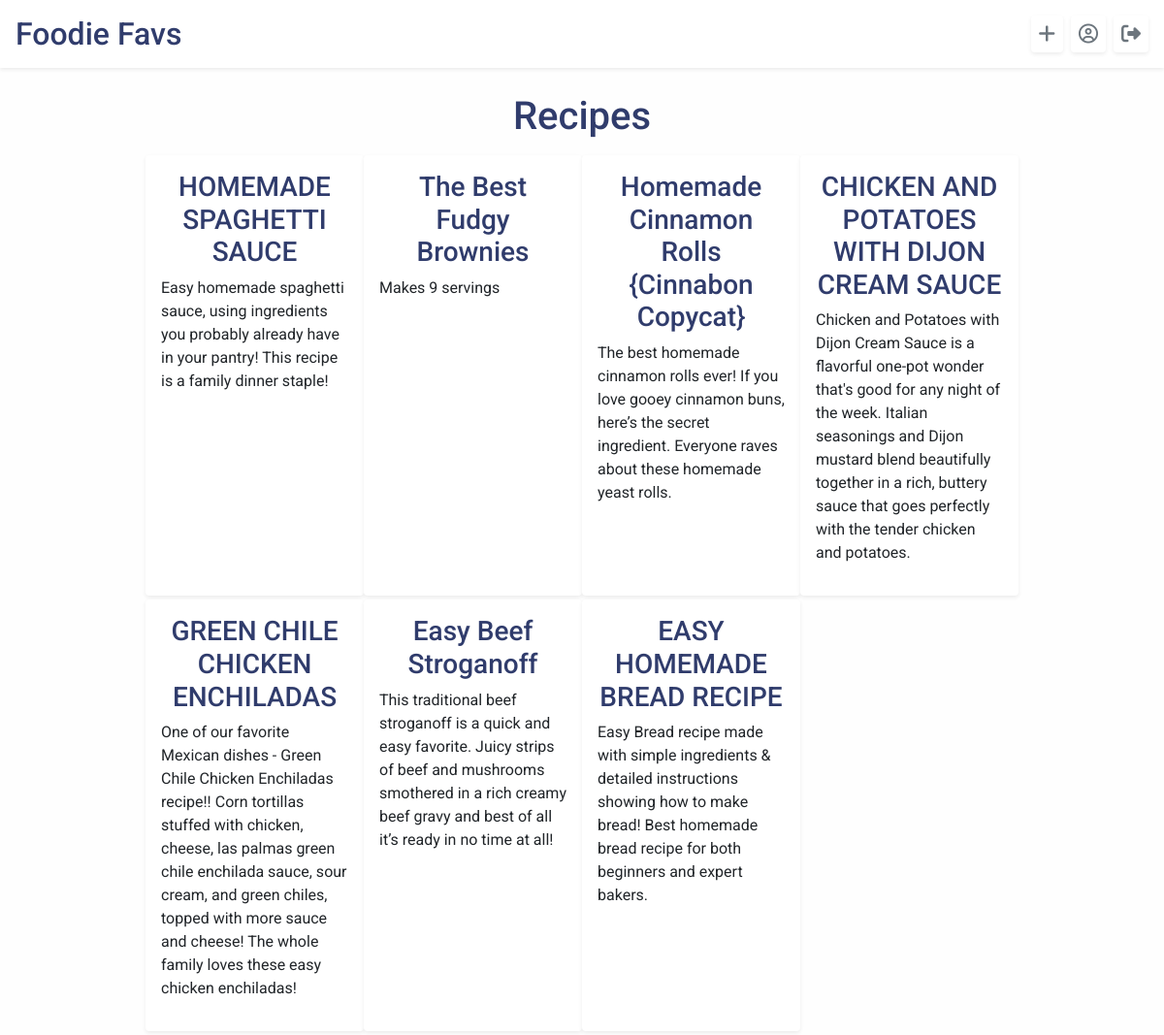
Page /home/ (signed in) on the committed database.
### foodie_app/models.py (models this page shows)
class Recipe(models.Model):
    name = models.CharField(max_length=255)
    desc = models.CharField(max_length=255, default="")
    ingredients = models.TextField(default="")
    steps = models.TextField(default="")
    creator = models.ForeignKey(User, related_name="users", on_delete=models.CASCADE, default=1)
    source = models.CharField(max_length=255, default="")
    users_who_favorite = models.ManyToManyField(User, related_name="favorite_recipes", default=0)
    created_at = models.DateTimeField(auto_now_add=True)
    updated_at = models.DateTimeField(auto_now=True)
    objects = RecipeManager()

### foodie_app/views.py (the view)
# urls.py: path('', views.home),
def home(request):
    if 'userid' in request.session:
        context = {
            "user": User.objects.get(id=request.session['userid']),
            "recipes": Recipe.objects.all(),
        }
        return render(request, 'home.html', context)
    return redirect('/login')

### foodie_app/templates/home.html (shortened to what this page needs)
<!DOCTYPE html>
<html lang="en">
<head>
    <link rel="stylesheet" href="https://stackpath.bootstrapcdn.com/bootstrap/4.5.2/css/bootstrap.min.css"
>
    {% load static %}
    <link rel="stylesheet" href="{% static 'css/style.css' %}">
</head>
<body id="body">
    <header id="header" class="bg-white d-flex p-3 align-items-center shadow-sm mt-0">
        <h2 class="pr-5 mb-0"><a href="/home" class="home">Foodie Favs</a></h2>
        <a href="/home/new_recipe" class="ml-auto btn-outline-secondary btn-lg p-1 pl-2 pr-2 rounded shadow-sm"
            data-toggle="tooltip" data-placement="bottom" title="New Recipe"><i class="fas fa-plus"></i></a></i>
        <a href="/home/{{user.id}}" class="ml-2 btn-outline-secondary btn-lg p-1 pl-2 pr-2 rounded shadow-sm"
            data-toggle="tooltip" data-placement="bottom" title="Profile"><i class="far fa-user-circle"></i></a>
        <a href="/home/log_off" class="ml-2 btn-outline-secondary btn-lg p-1 pl-2 pr-2 rounded shadow-sm" data-toggle="tooltip"
            data-placement="bottom" title="Log Out"><i class="fas fa-sign-out-alt"></i></a>
    </header>
    <h1 class="heading m-3 mt-5 pt-5">Recipes</h1>
    <div class="d-flex flex-wrap w-75 ml-auto mr-auto">
        {% for recipe in recipes %}
        <div class="recipe-card rounded shadow-sm w-25 p-3 mb-1">
            <h3 class="text-center"><a id="recipe-text" href="/home/recipe_{{recipe.id}}">{{recipe.name}}</a></h3>
            <p>{{recipe.desc}}</p>
        </div>
        {% endfor %}
    </div>
</body>
</html>

### foodie_app/static/css/style.css (style rules this page uses)
body { font-family: "Roboto", sans-serif; background-color: #fefefe; }
.recipe-card { background-color: white; }
h2, .home { color: #303c6c; }
.heading { color: #303c6c; text-align: center; }
#recipe-text { color: #303c6c; }
#header { width: 100%; position: fixed; top: 0; left: 0; width: 100%; }

### rows in the picture
Recipe: name "HOMEMADE SPAGHETTI SAUCE", desc "Easy homemade spaghetti sauce, using ingredients you probably already have in your pantry! This recipe is a family dinner staple!"
Recipe: name "The Best Fudgy Brownies", desc "Makes 9 servings"
Recipe: name "Homemade Cinnamon Rolls {Cinnabon Copycat}", desc "The best homemade cinnamon rolls ever! If you love gooey cinnamon buns, here’s the secret ingredient. Everyone raves about these homemade yeast rolls."
Recipe: name "CHICKEN AND POTATOES WITH DIJON CREAM SAUCE", desc "Chicken and Potatoes with Dijon Cream Sauce is a flavorful one-pot wonder that's good for any night of the week. Italian seasonings and Dijon mustard blend beautifully together in a rich, buttery sauce that goes perfectly with the tender chicken and potatoes."
Recipe: name "GREEN CHILE CHICKEN ENCHILADAS", desc "One of our favorite Mexican dishes - Green Chile Chicken Enchiladas recipe!! Corn tortillas stuffed with chicken, cheese, las palmas green chile enchilada sauce, sour cream, and green chiles, topped with more sauce and cheese! The whole family loves these easy chicken enchiladas!"
Recipe: name "Easy Beef Stroganoff", desc "This traditional beef stroganoff is a quick and easy favorite. Juicy strips of beef and mushrooms smothered in a rich creamy beef gravy and best of all it’s ready in no time at all!"
Recipe: name "EASY HOMEMADE BREAD RECIPE", desc "Easy Bread recipe made with simple ingredients & detailed instructions showing how to make bread! Best homemade bread recipe for both beginners and expert bakers."
